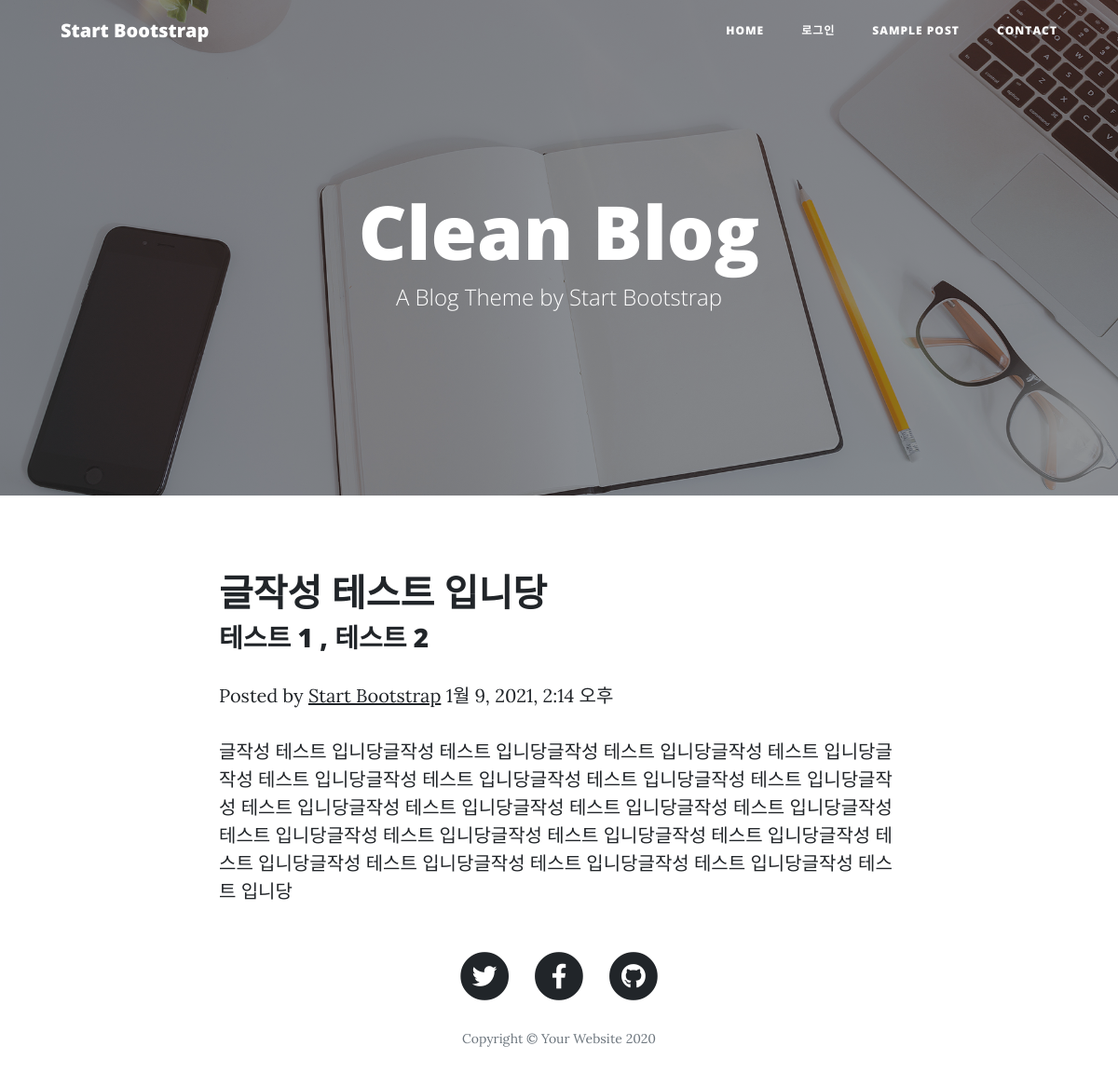
The page /blog/post/8 on the database its author committed.
### blog/models.py (models this page shows, shortened)
class Post(models.Model):
    title = models.CharField(max_length=200)
    title_image = models.ImageField(blank=True)
    content = models.TextField()
    createDate = models.DateTimeField(auto_now_add=True)
    updateDate = models.DateTimeField(auto_now_add=True)
    category = models.ManyToManyField(Category, help_text="글의 분류를 설정")
    def get_absolute_url(self):
        return reverse("post", args=[str(self.id)])

class Category(models.Model):
    name = models.CharField(max_length=50, help_text="블로그 글 분류 입력")
    def __str__(self):
        return self.name

### blog/views.py (the view)
# urls.py: path("post/<int:pk>", views.PostDetailView.as_view(), name="post"),
class PostDetailView(generic.DetailView):
    model = Post

### blog/templates/blog/post_detail.html (shortened to what this page needs)
{% extends "base_generic.html" %}
{% block content%}
{% load static %}
  <header >
    <div class="container">
      <div class="row">
        <div class="col-lg-8 col-md-10 mx-auto">
          <div class="post-heading">
            <p>
              <h1>{{ post.title }}</h1>
              <h3 class="subheading">
                {% for c in post.category.all %}
                {{ c }}
                {% if not forloop.last %}
                  ,
                {% endif %}
                {% endfor %}
              </h3>
            </p>
            <p>
              <span class="meta">Posted by
              <a href="#">Start Bootstrap</a>
              {{ post.createDate }}</span>
            </p>
          </div>
        </div>
      </div>
    </div>
  </header>
  <article>
    <div class="container">
      <div class="row">
        <div class="col-lg-8 col-md-10 mx-auto">
          {{ post.content }}
        </div>
      </div>
    </div>
  </article>
  {% endblock %}

### rows shown on the page
Post: title "글작성 테스트 입니당", createDate "1월 9, 2021, 2:14 오후", content "글작성 테스트 입니당글작성 테스트 입니당글작성 테스트 입니당글작성 테스트 입니당글작성 테스트 입니당글작성 테스트 입니당글작성 테스트 입니당글작성 테스트 입니당글작성 테스트 입니당글작성 테스트 입니당글작성 테스트 입니당글작성 테스트 입니당글작성 테스트 입니당글작성 테스트 입니당글작성 테스트 입니당글작성 테스트 입니당글작성 테스트 입니당글작성 테스트 입니당글작성 테스트 입니당글작성 테스트 입니당글작성 테스트 입니당"
Category: name "테스트 1"
Category: name "테스트 2"
